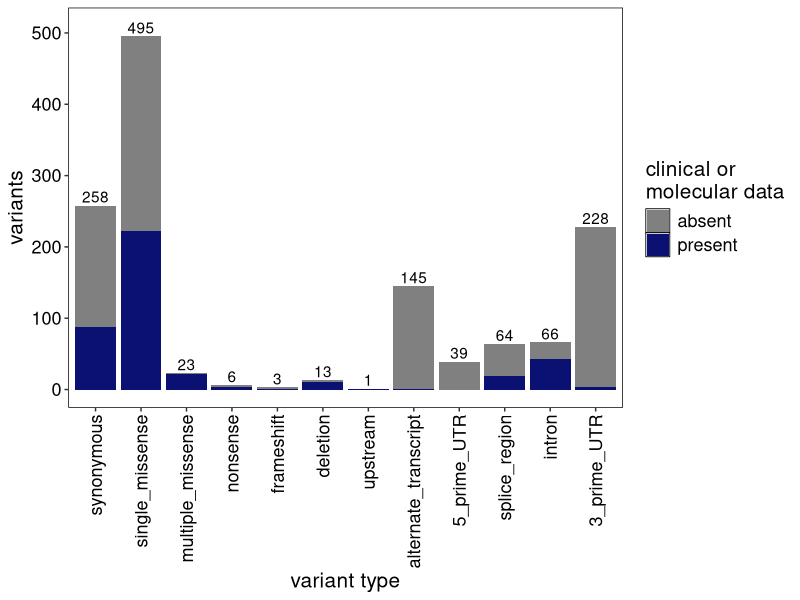
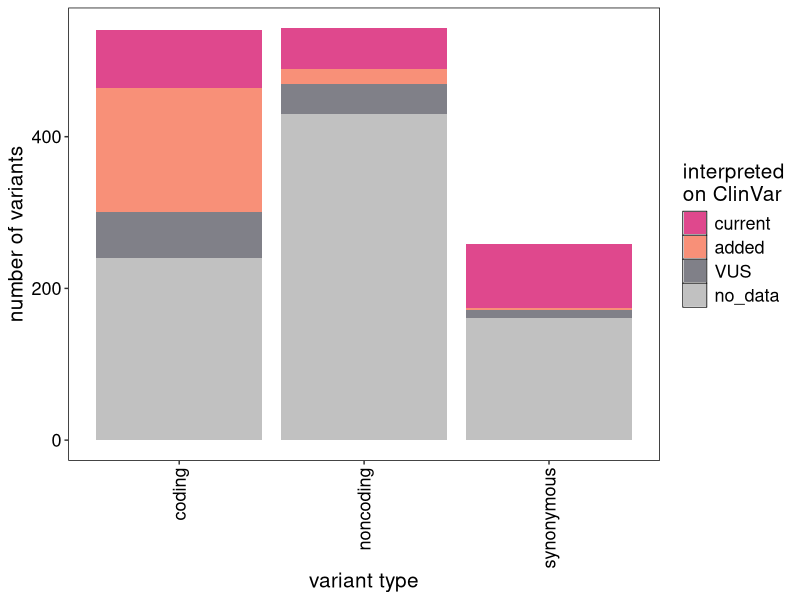
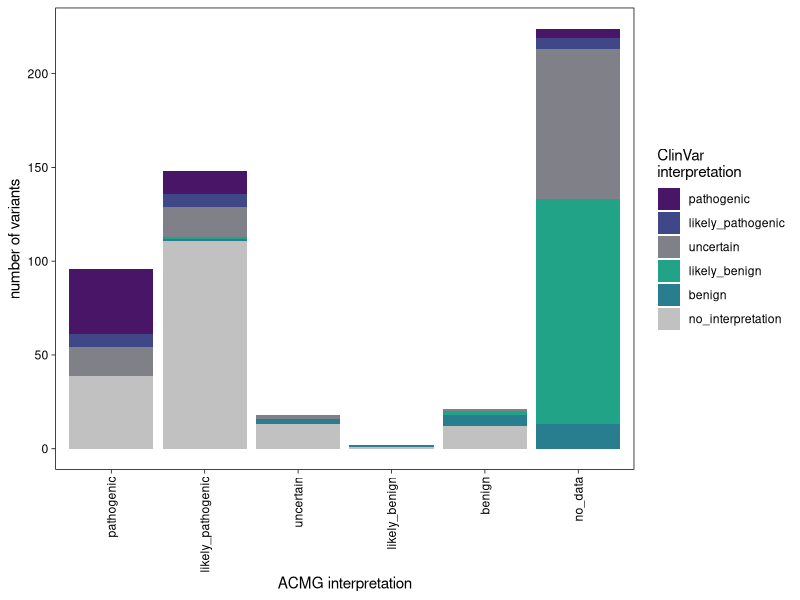
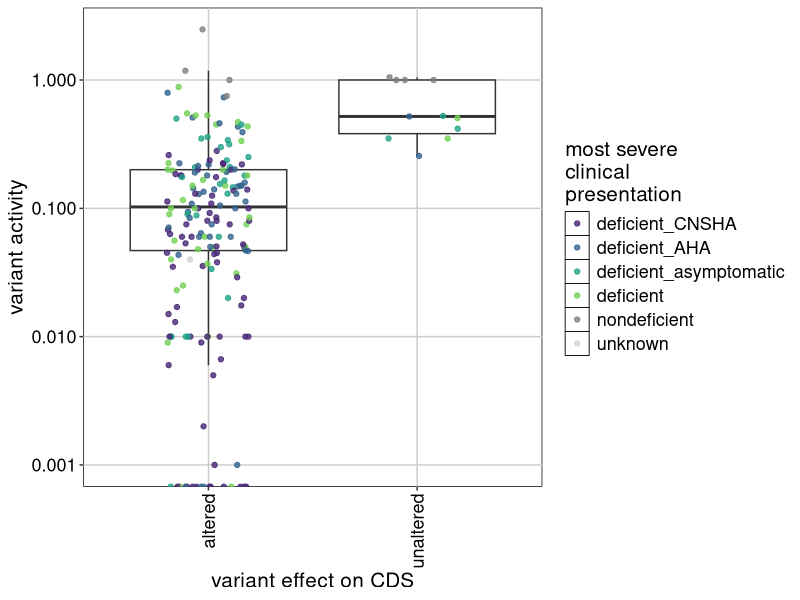
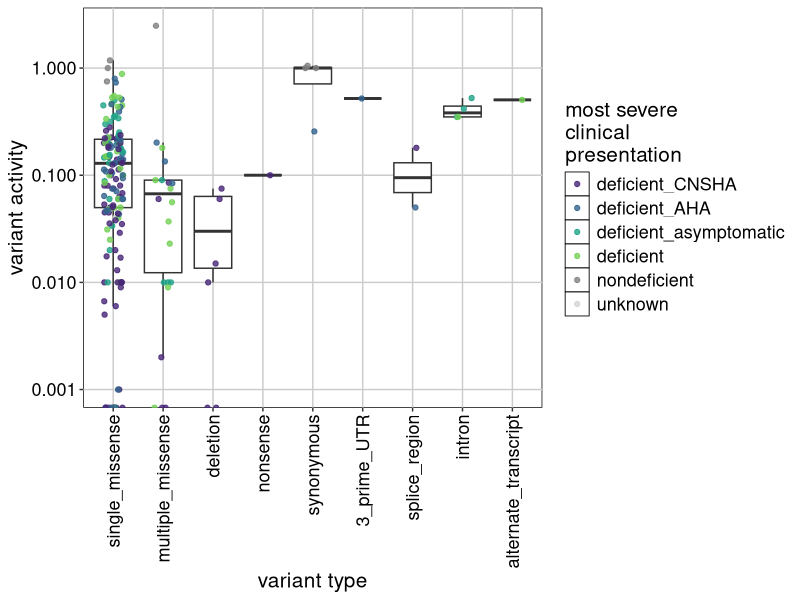
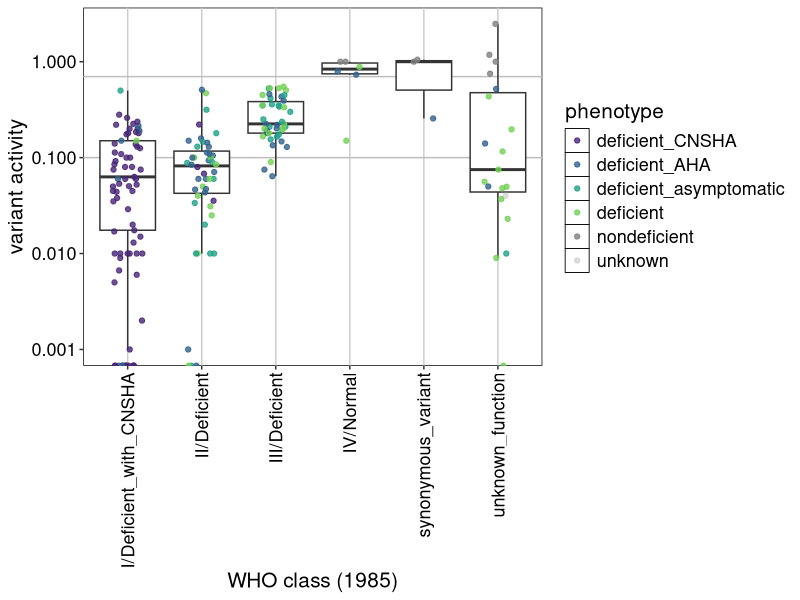
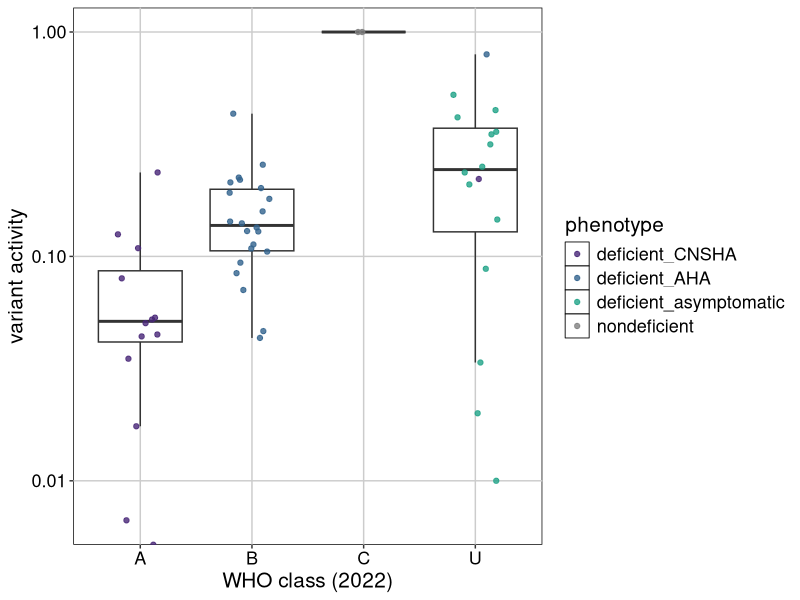
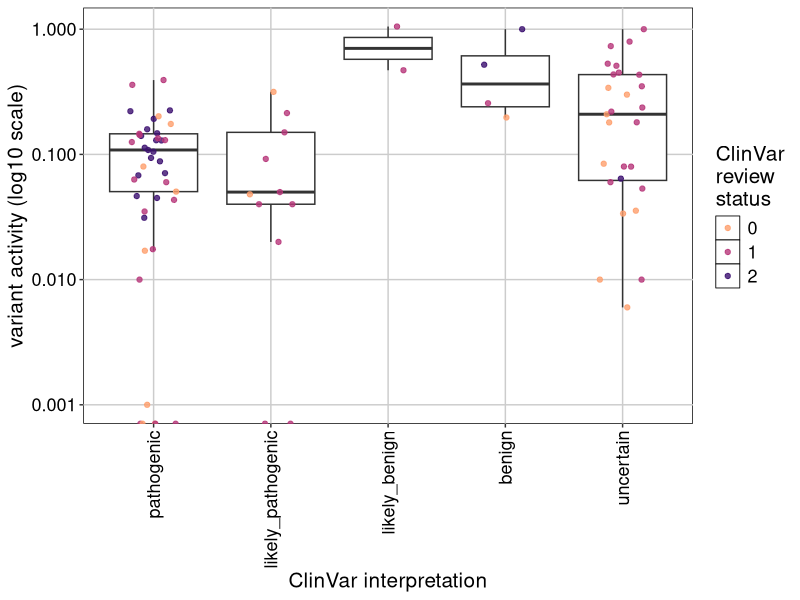

Write the R code that produced these figures, in order.
## ---- chunk 1
knitr::opts_chunk$set(echo = TRUE)
## ---- chunk 2
library(dplyr)
library(ggplot2)
library(viridis)
library(quantreg)
library(spatstat)

#make ggplot nice
ggplot <- function(...) {
  ggplot2::ggplot(...) + 
    ## white background with black border
    theme(panel.background = element_rect(fill = "white", 
                                          color = "black"),
          ## hide gridlines
          panel.grid.major = element_line(color = "grey80"),
          panel.grid.minor = element_blank(),
          ## change legend position
          legend.position = "right",
          legend.justification = "center",
          legend.key = element_rect(fill = "white", size = 0.3),
          ## change text
          axis.title = element_text(size = 15, color = "black"),
          axis.text = element_text(size = 13, color = "black"),
          legend.text = element_text(size = 13, color = "black"),
          legend.title = element_text(size = 15, color = "black"))
}

#set color palettes
classify_colors <- c("#DF488D", "#F89078", "#808088", "#C1C1C1")
who_col <- c("#482677", "#33638D", "#20A387", "#73D055", "#808080", "#D3D3D3")
f1c_colors <- c("#481567", "#404788","#808088","#20A387FF", "#287D8E","#C1C1C1")

## ---- chunk 3
g6pd_cat <- read.delim("fig_G6PD_variant_catalog.txt", sep="\t", header=T)
g6pd_cat_noB <- filter(g6pd_cat, !is.na(hg19_core))

g6pd_cat_mol <- read.delim("fig_mol_act.txt", sep="\t", header=T)
g6pd_cat_mol_info <- read.delim("fig_G6PD_mol_info.txt", sep="\t", header=T)

acmg_counts <- read.delim("fig_acmg_counts.txt", sep="\t", header=T)
acmg_counts$acmg <- factor(acmg_counts$acmg,levels=c("pathogenic","likely_pathogenic","uncertain","likely_benign","benign","no_data"))
acmg_counts$clinvar <- factor(acmg_counts$clinvar, levels=c("pathogenic","likely_pathogenic","uncertain","likely_benign","benign","no_interpretation"))
## ---- chunk 4

#column 4 as average activity and 5 as number of hemizygotes with activity data

#make function to calculate total activity for row
total_act_fx = function(x, output){
  row_avg = as.numeric(x[4])
  row_n = as.numeric(x[5])
  return(row_avg*row_n)
}

#calculate for each row
activity_tot <- apply(g6pd_cat_mol, 1, total_act_fx)
#append as a new column
g6pd_cat_tot <- cbind(g6pd_cat_mol, activity_tot)

#now calculate weighted average by adding all activity totals and dividing by total n
g6pd_sum <- g6pd_cat_tot %>%
  group_by(hg19_core, name) %>%  #do calculations for each variant
  #sum activity and divide by number of hemizygotes
  mutate(weighted_avg_act = sum(activity_tot, na.rm=T)/sum(activity_n, na.rm=T)) 

#get unique, non-NA values
g6pd_select <- data.frame(g6pd_sum$hg19_core, g6pd_sum$name, g6pd_sum$weighted_avg_act)
g6pd_uniq_mol <- unique(g6pd_select)
g6pd_uniq_mol <- na.omit(g6pd_uniq_mol)

#export
write.table(g6pd_uniq_mol, "g6pd_uniq_act.txt", append = T, sep = "\t", row.names = F)

#mol info mined from how many papers?
n_papers <- length(unique(g6pd_cat_mol$PMID))
print(n_papers)

## ---- chunk 5
#how many have at least 3 reports of activity
g6pd_act_n <- g6pd_cat_mol %>%
  group_by(hg19_core, name) %>%  #do calculations for each variant
  #sum activity and divide by number of hemizygotes
  mutate(total_act = sum(activity_n, na.rm=T)) 
g6pd_act_n3 <- filter(g6pd_act_n, total_act >= 3)

g6pd_med_act <- g6pd_cat_mol  %>% filter(hg19_core %in% g6pd_act_n3$hg19_core) %>%
  filter(is.na(activity_avg) == FALSE) %>%
  group_by(hg19_core, name) %>%  #do calculations for each variant
  dplyr::summarise(activity_med = weighted.median(activity_avg, activity_n),
           .groups = 'drop')

#need to manuall QC check that they are >=3 unrelated (threw out Amsterdam, Dindori, Rehovot, and Vancouver)
#then determine if fit WHO 2022 cutoffs, of <20% CNSHA (A), <45% AHA (B), 60-150% no HA (C)
## ---- chunk 6
types_occur <- as.data.frame(table(g6pd_cat$type))
types_occur <- types_occur %>% rename(type=Var1) %>% rename(total_count=Freq)
types_occur$type <- factor(types_occur$type, levels = c("synonymous", "single_missense", "multiple_missense", "nonsense", "frameshift", "deletion", "upstream", "alternate_transcript", "5_prime_UTR", "splice_region", "intron", "3_prime_UTR"))
two_groups <- c("noncoding", "noncoding","noncoding","coding", "coding", "noncoding","coding", "coding","coding", "noncoding","coding", "noncoding")
types_occur$group <- two_groups

#how many have clinical or molecular data?
g6pd_cat_clinmol <- g6pd_cat %>%
  filter(molecular_info>0 | is.na(ClinVar_class) == FALSE) %>%
  filter(molecular_info>0 | ClinVar_class %in% c("pathogenic", "likely_pathogenic", "likely_benign", "benign"))
types_occur_clinmol <- as.data.frame(table(g6pd_cat_clinmol$type))
types_occur_clinmol <- types_occur_clinmol %>% rename(type=Var1) %>% rename(mol_count=Freq)
types_occur <- left_join(types_occur, types_occur_clinmol, by = "type")
types_occur$type <- factor(types_occur$type, levels = c("synonymous", "single_missense", "multiple_missense", "nonsense", "frameshift", "deletion", "upstream", "alternate_transcript", "5_prime_UTR", "splice_region", "intron", "3_prime_UTR"))

#graph number with clin and mol data by type
#note that catalog only included intron variants with clinmol data or >5% pop freq
fig_1a <- ggplot(data=types_occur) +
  geom_col(aes(x=type, y=total_count, fill="absent")) +
  geom_col(aes(x=type, y=mol_count, fill="present")) +
  geom_text(aes(x=type, y=total_count, label=total_count), vjust=-0.25) +
  xlab("variant type") +
  ylab("variants") +
  labs(fill="clinical or\nmolecular data") +
  scale_fill_manual(values=c("#808080", "#0A1172")) +
  ylim(0,510) +
  theme(panel.grid.major = element_blank(), panel.grid.minor = element_blank()) +
  theme(axis.text.x = element_text(angle = 90, vjust = 0.5, hjust=1))
ggsave(file = "fig1A.pdf", fig_1a, device="pdf", height = 6, width = 11)
## ---- chunk 7
#make the df
variants <- c(76, 163, 61, 240, 54, 20, 39, 430, 84, 3, 10, 161)
type <- c(rep("coding", 4), rep("noncoding", 4), rep("synonymous", 4))
reference <- c("current", "added", "VUS", "no_data")
var_type_counts <- data.frame(variants, type)
var_type_counts <- cbind(var_type_counts, rep(reference))
colnames(var_type_counts) <- c('variant', "type", "reference")
var_type_counts$reference <- factor(var_type_counts$reference, levels=c("current", "added", "VUS", "no_data"))

#plot
fig_1B <- ggplot(data=var_type_counts,
       aes(x=type, y=variants, fill=reference)) +
  geom_col() +
  scale_fill_manual(values=classify_colors) +
  xlab("variant type") +
  ylab("number of variants") +
  labs(fill="interpreted\non ClinVar") +
  theme(panel.grid.major = element_blank(), panel.grid.minor = element_blank()) +
  theme(axis.text.x = element_text(angle = 90, vjust = 0.5, hjust=1))
ggsave(file = "fig1B.pdf", fig_1B, device="pdf", height = 6, width = 5)
## ---- chunk 8
fig_1C <- ggplot(data=acmg_counts,
       aes(x=acmg, y=count, fill=clinvar)) +
  geom_col() +
  theme_linedraw() +
  scale_fill_manual(values=f1c_colors) +
  xlab("ACMG interpretation") +
  ylab("number of variants") +
  labs(fill="ClinVar\ninterpretation") +
  theme(panel.grid.major = element_blank(), panel.grid.minor = element_blank()) +
  theme(axis.text.x = element_text(angle = 90, vjust = 0.5, hjust=1))
ggsave(file = "fig1C.pdf", fig_1C, device="pdf", height = 6, width = 7)
## ---- chunk 9
g6pd_cat_type <- g6pd_cat
g6pd_cat_type$group <- as.character(g6pd_cat_type$type)
g6pd_cat_type$group[g6pd_cat_type$type %in% c("single_missense", "multiple_missense", "deletion","nonsense", "splice_region")] <- "altered"
g6pd_cat_type$group[g6pd_cat_type$type %in% c("synonymous", "3_prime_UTR", "5_prime_UTR", "intron","alternate_transcript", "upstream", NA)] <- "unaltered"
g6pd_cat_type$phenotype <- factor(g6pd_cat_type$phenotype, levels = c("deficient_CNSHA", "deficient_AHA", "deficient_asymptomatic", "deficient", "nondeficient", "unknown"))

fig_2a <- ggplot(data=subset(g6pd_cat_type, !is.na(activity_avg)), aes(x=group, y=activity_avg)) +
  geom_boxplot(outlier.alpha=F) +
  geom_jitter(aes(color=phenotype), width=0.2, height=0, alpha=0.8) +
  scale_color_manual(values=who_col) +
  xlab("variant effect on CDS") +
  ylab("variant activity") +
  labs(color="most severe\nclinical\npresentation") +
  scale_y_continuous(trans='log10') +
  theme(panel.grid.minor = element_blank()) +
  theme(axis.text.x = element_text(angle = 90, vjust = 0.5, hjust=1))
ggsave(file = "fig2A.pdf", fig_2a, device="pdf", height = 5, width = 5)

print(t.test(activity_avg ~ group, data = subset(g6pd_cat_type, !is.na(activity_avg))))
## ---- chunk 10
g6pd_cat_noB$type <- factor(g6pd_cat_noB$type, levels = c("single_missense", "multiple_missense", "deletion", "nonsense", "synonymous", "5_prime_UTR", "3_prime_UTR", "splice_region", "intron", "alternate_transcript"))
g6pd_cat_noB$phenotype <- factor(g6pd_cat_noB$phenotype, levels = c("deficient_CNSHA", "deficient_AHA", "deficient_asymptomatic", "deficient", "nondeficient", "unknown"))

fig_2b <- ggplot(data=subset(g6pd_cat_noB, !is.na(activity_avg)), aes(x=type, y=activity_avg)) +
  geom_boxplot(outlier.alpha=F) + #hide outlier points since already graphed
  geom_jitter(aes(color=phenotype), width=0.2, height=0, alpha=0.8) +
  scale_color_manual(values=who_col) +
  xlab("variant type") +
  ylab("variant activity") +
  labs(color="most severe\nclinical\npresentation") +
  scale_y_continuous(trans='log10') +
  theme(panel.grid.minor = element_blank()) +
  theme(axis.text.x = element_text(angle = 90, vjust = 0.5, hjust=1))
ggsave(file = "fig2B.pdf", fig_2b, device="pdf", height = 5, width = 8)
## ---- chunk 11
g6pd_cat$phenotype <- factor(g6pd_cat$phenotype, levels = c("deficient_CNSHA", "deficient_AHA", "deficient_asymptomatic", "deficient", "nondeficient", "unknown"))

fig_2c <- ggplot(data=subset(g6pd_cat, !is.na(activity_avg)),aes(x=WHO_class_1985, y=activity_avg)) +
  geom_hline(yintercept=0.1, color="gray") +
  geom_hline(yintercept=0.7, color="gray") + #lines for score cutoffs
  geom_boxplot(outlier.alpha=F) + #hide outlier points since already graphed
  geom_jitter(aes(color=phenotype), width=0.2, height=0, alpha=0.8) +
  scale_color_manual(values=who_col) +
  xlab("WHO class (1985)") +
  ylab("variant activity") +
  scale_y_continuous(trans='log10') +
  theme(panel.grid.minor = element_blank(), panel.grid.major.y = element_blank()) +
  theme(axis.text.x = element_text(angle = 90, vjust = 0.5, hjust=1))
ggsave(file = "fig2C.pdf", fig_2c, device="pdf", height = 6, width = 6)

print(TukeyHSD(aov(activity_avg ~ WHO_class_1985, data = subset(g6pd_cat, !is.na(activity_avg))))) #anova tests

## ---- chunk 12
g6pd_cat$phenotype <- factor(g6pd_cat$phenotype, levels = c("deficient_CNSHA", "deficient_AHA", "deficient_asymptomatic", "deficient", "nondeficient", "unknown"))

fig_2d <- ggplot(data=subset(g6pd_cat, !is.na(WHO_class_2022)),
       aes(x=WHO_class_2022, y=activity_avg)) +
  geom_boxplot(outlier.alpha=F) + #hide outlier points since already graphed
  geom_jitter(aes(color=phenotype), width=0.2, height=0, alpha=0.8) +
  scale_color_manual(values=c("#482677", "#33638D", "#20A387", "#808080")) +
  xlab("WHO class (2022)") +
  ylab("variant activity") +
  scale_y_continuous(trans='log10') 
ggsave(file = "fig2D.pdf", fig_2d, device="pdf", height = 4, width = 5)

print(TukeyHSD(aov(activity_avg ~ WHO_class_2022, data = subset(g6pd_cat, !is.na(activity_avg))))) #anova tests


## ---- chunk 13
g6pd_cat_uc <- g6pd_cat
g6pd_cat_uc["ClinVar_class"][g6pd_cat_uc["ClinVar_class"]=="conflicting"] <- "uncertain"
g6pd_cat_uc["ClinVar_class"][g6pd_cat_uc["ClinVar_class"]=="other"] <- "uncertain"
g6pd_cat_uc$ClinVar_class <- factor(g6pd_cat_uc$ClinVar_class, levels = c("pathogenic", "likely_pathogenic", "likely_benign", "benign", "uncertain"))

fig_2e <- ggplot(data=subset(g6pd_cat_uc, !is.na(ClinVar_class)), #only graph if has clinvar class
       aes(x=ClinVar_class, y=activity_avg)) +
  geom_boxplot(outlier.alpha=F) + #hide outlier points since already graphed
  geom_jitter(aes(color=as.factor(ClinVar_stat)), width=0.2, height=0, alpha=0.8) +
  scale_color_viridis(option='magma', discrete=T, begin=0.2, end=0.8, direction=-1) +
  xlab("ClinVar interpretation") +
  ylab("variant activity (log10 scale)") +
  labs(color="ClinVar\nreview\nstatus") +
  scale_y_continuous(trans='log10') +
  theme(panel.grid.minor = element_blank()) +
  theme(axis.text.x = element_text(angle = 90, vjust = 0.5, hjust=1))
ggsave(file = "fig2E.pdf", fig_2e, device="pdf", height = 6, width = 5)

print(TukeyHSD(aov(activity_avg ~ ClinVar_class, data = subset(g6pd_cat_uc, !is.na(ClinVar_class))))) #anova tests

## ---- chunk 14
g6pd_cat$ACMG_class <- factor(g6pd_cat$ACMG_class, levels = c("pathogenic", "likely_pathogenic", "likely_benign", "benign", "uncertain"))

fig_2f <- ggplot(data=subset(g6pd_cat, !is.na(ACMG_class)), #only graph if has clinvar class
       aes(x=ACMG_class, y=activity_avg)) +
  geom_boxplot(outlier.alpha=F) + #hide outlier points since already graphed
  geom_jitter(aes(color=activity_refs), width=0.2, height=0, alpha=0.8) +
  scale_color_viridis(option='magma', trans="log", begin=0.1, end=0.8, direction=-1) +
  xlab("ACMG interpretation") +
  ylab("variant activity (log10 scale)") +
  labs(color="number of\nreferences") +
  scale_y_continuous(trans='log10') +
  theme(panel.grid.minor = element_blank()) +
  theme(axis.text.x = element_text(angle = 90, vjust = 0.5, hjust=1))
ggsave(file = "fig2F.pdf", fig_2f, device="pdf", height = 6, width = 5)

print(TukeyHSD(aov(activity_avg ~ ACMG_class, data = subset(g6pd_cat, !is.na(ACMG_class))))) #anova tests

## ---- chunk 15
g6pd_cat_single <- subset(g6pd_cat, type %in% c("single_missense", "synonymous"))
g6pd_cat_single$position <- as.numeric(gsub("([0-9]+).*$", "\\1", g6pd_cat_single$amino_acid)) #extract the residue position
g6pd_cat_single$phenotype <- factor(g6pd_cat_single$phenotype, levels = c("deficient_CNSHA", "deficient_AHA", "deficient_asymptomatic", "deficient", "nondeficient", "unknown"))

fig_3a <- ggplot(data=g6pd_cat_single, aes(x=position, y=activity_avg, color=phenotype)) +
  geom_point(alpha=0.8) +
  xlab("amino acid position") +
  ylab("variant activity") +
  labs(color="most severe\nclinical\npresentation") +
  scale_y_continuous(trans='log10') +
  scale_color_manual(values=who_col)
ggsave(file = "fig3A.pdf", fig_3a, device="pdf", height = 4, width = 12)
## ---- chunk 16
g6pd_cat_single_num <- g6pd_cat_single
g6pd_cat_single_num$position <- as.numeric(gsub("([0-9]+).*$", "\\1", g6pd_cat_single_num$amino_acid)) #extract the residue position
g6pd_cat_single_num$stability <- as.character(g6pd_cat_single_num$stability)
g6pd_cat_single_num$stability[g6pd_cat_single_num$stability == "decreased"] <- 0
g6pd_cat_single_num$stability[g6pd_cat_single_num$stability == "normal"] <- 1
g6pd_cat_single_num$stability[g6pd_cat_single_num$stability == "increased"] <- 2
g6pd_cat_single_num$stability[g6pd_cat_single_num$stability == "conflicting"] <- NA
g6pd_cat_single_num$phenotype <- factor(g6pd_cat_single_num$phenotype, levels = c("deficient_CNSHA", "deficient_AHA", "deficient_asymptomatic", "deficient", "nondeficient", "unknown"))

fig_3b <- ggplot(data=subset(g6pd_cat_single_num, !is.na(stability)), aes(x=position, y=stability, color=phenotype)) +
  geom_jitter(height=0.1, alpha=0.8) +
  xlab("amino acid position") +
  ylab("variant stability") +
  labs(color="most severe\nclinical\npresentation") +
  scale_color_manual(values=who_col)
ggsave(file = "fig3B.pdf", fig_3b, device="pdf", height = 3, width = 12)
## ---- chunk 17
g6pd_cat$phenotype <- factor(g6pd_cat$phenotype, levels = c("deficient_CNSHA", "deficient_AHA", "deficient_asymptomatic", "deficient", "nondeficient", "unknown"))
g6pd_cat$stability <- factor(g6pd_cat$stability, levels = c("decreased", "normal", "increased", "conflicting"))
fig_3d <- ggplot(data=subset(g6pd_cat, !is.na(stability)), #only graph if has stability data
       aes(x=stability, y=activity_avg)) +
  geom_boxplot(outlier.alpha=F) + #hide outlier points since already graphed
  geom_jitter(aes(color=phenotype), width=0.2, height=0, alpha=0.8) +
  scale_color_manual(values=who_col) +
  scale_y_continuous(trans='log10') +
  xlab("variant stability") +
  ylab("variant activity") +
  labs(color="most severe\nclinical\npresentation") +
  theme(axis.text.x = element_text(angle = 90, vjust = 0.5, hjust=1))
ggsave(file = "fig3D.pdf", fig_3d, device="pdf", height = 4, width = 6)

print(TukeyHSD(aov(activity_avg ~ stability, data = subset(g6pd_cat, !is.na(stability))))) #anova tests

## ---- chunk 18
g6pd_mol_stabnum <- g6pd_cat
g6pd_mol_stabnum$stability <- as.character(g6pd_mol_stabnum$stability)
g6pd_mol_stabnum$stability[g6pd_mol_stabnum$stability == "decreased"] <- 0
g6pd_mol_stabnum$stability[g6pd_mol_stabnum$stability == "normal"] <- 1
g6pd_mol_stabnum$stability[g6pd_mol_stabnum$stability == "increased"] <- 2
g6pd_mol_stabnum$stability[g6pd_mol_stabnum$stability == "conflicting"] <- NA
g6pd_mol_stabnum$phenotype <- factor(g6pd_mol_stabnum$phenotype, levels = c("deficient_CNSHA", "deficient_AHA", "deficient_asymptomatic", "deficient", "nondeficient", "unknown"))
fig_3e <- ggplot(data=subset(g6pd_mol_stabnum, !is.na(phenotype)), #only graph if has ptype
       aes(x=phenotype, y=as.numeric(stability))) +
  geom_jitter(aes(color=phenotype), width=0.2, height=0.1, alpha=0.8) +
  scale_color_manual(values=who_col) +
  xlab("most severe clinical presentation") +
  ylab("variant stability") +
  labs(color="phenotype") +
  theme(axis.text.x = element_text(angle = 90, vjust = 0.5, hjust=1))
ggsave(file = "fig3E.pdf", fig_3e, device="pdf", height = 4, width = 6)

## ---- chunk 19
g6pd_cat_5 <- subset(g6pd_cat, activity_refs >= 5) #get 5 or more refs
g6pd_mol_5 <- g6pd_cat_mol %>% filter(hg19_core %in% g6pd_cat_5$hg19_core) #get the studies for those variants
g6pd_mol_5 <- g6pd_mol_5 %>% filter(is.na(activity_avg) == FALSE) #get rid of rows without activity data

fig_4a <- ggplot(data=g6pd_mol_5, #only graph if has activity
       aes(x=reorder(name, activity_avg), y=activity_avg)) + #order x axis by activity
  geom_boxplot(aes(weight=activity_n), outlier.alpha=F) + #weights by n in study, requires package quantreg
  geom_jitter(aes(color=activity_n), width=0.2, height=0, alpha=0.8) +
  scale_color_viridis(option='magma', trans="log", begin=0.1, end=0.8, direction=-1) +
  xlab("variant") +
  ylab("variant activity") +
  labs(color="number of\nhemizygotes") +
  scale_y_continuous(trans='log10') +
  theme(axis.text.x = element_text(angle = 90, vjust = 0.5, hjust=1))
ggsave(file = "fig4A.pdf", fig_4a, device="pdf", height = 4, width = 9)

## ---- chunk 20
g6pd_cat_mol_info$phenotype <- factor(g6pd_cat_mol_info$phenotype, levels = c("deficient_CNSHA", "deficient_AHA", "deficient_asymptomatic", "deficient", "nondeficient", "unknown"))

fig_4b <- ggplot(data=subset(g6pd_cat_mol_info, !is.na(phenotype)), #only graph if has activity
       aes(x=phenotype, y=activity_avg)) +
  geom_boxplot(aes(weight=activity_n), outlier.alpha=F) + #hide outlier points since already graphed
  geom_jitter(aes(color=activity_n), width=0.2, height=0, alpha=0.8) +
  scale_color_viridis(option='magma', trans="log", begin=0.1, end=0.8, direction=-1) +
  xlab("most severe observed clinical phenotype") +
  ylab("variant activity") +
  labs(color="hemizygotes\nin study") +
  scale_y_continuous(trans='log10') +
  theme(panel.grid.minor = element_blank()) +
  theme(axis.text.x = element_text(angle = 90, vjust = 0.5, hjust=1))
ggsave(file = "fig4B.pdf", fig_4b, device="pdf", height = 4, width = 4.5)

print(TukeyHSD(aov(activity_avg ~ phenotype, data = subset(g6pd_cat_mol_info, !is.na(phenotype))))) #anova tests
## ---- chunk 21
g6pd_cat$ClinVar_class <- factor(g6pd_cat$ClinVar_class, levels = c("pathogenic", "likely_pathogenic", "uncertain", "likely_benign", "benign", "conflicting", "other"))
clinlevels_colors <- c("#481567", "#404788","#808088","#20A387FF", "#287D8E","#C1C1C1","#C1C1C1")

fig_4ci <- ggplot(data=subset(g6pd_cat, !is.na(ClinVar_class)), #only graph if has clinvar class
       aes(x=ClinVar_class, y=molecular_info)) +
  geom_boxplot(outlier.alpha=F) + #hide outlier points since already graphed
  geom_jitter(aes(color=ClinVar_class), width=0.2, height=0, alpha=0.8) +
  scale_color_manual(values=clinlevels_colors) +
  xlab("ClinVar interpretation") +
  ylab("number of studies\nwith molecular information") +
  #labs(color="ClinVar\nreview\nstatus") +
  scale_y_continuous(trans='log10') +
  theme(axis.text.x = element_text(angle = 90, vjust = 0.5, hjust=1), legend.position='none')
ggsave(file = "fig4Ci.pdf", fig_4ci, device="pdf", height = 4, width = 3)
## ---- chunk 22
g6pd_cat$ACMG_class <- factor(g6pd_cat$ACMG_class, levels = c("pathogenic", "likely_pathogenic", "uncertain","likely_benign", "benign"))
clinlevels_colors <- c("#481567", "#404788","#808088","#20A387FF", "#287D8E","#C1C1C1","#C1C1C1")

fig_4cii <- ggplot(data=subset(g6pd_cat, !is.na(ACMG_class)), #only graph if has clinvar class
       aes(x=ACMG_class, y=molecular_info)) +
  geom_boxplot(outlier.alpha=F) + #hide outlier points since already graphed
  geom_jitter(aes(color=ACMG_class),width=0.2, height=0, alpha=0.8) +
  scale_color_manual(values=clinlevels_colors) +
  xlab("ACMG interpretation") +
  ylab("number of studies\nwith molecular information") +
  #labs(color="ClinVar\nreview\nstatus") +
  scale_y_continuous(trans='log10') +
  theme(axis.text.x = element_text(angle = 90, vjust = 0.5, hjust=1), legend.position='none')
ggsave(file = "fig4Cii.pdf", fig_4cii, device="pdf", height = 4, width = 2.5)
